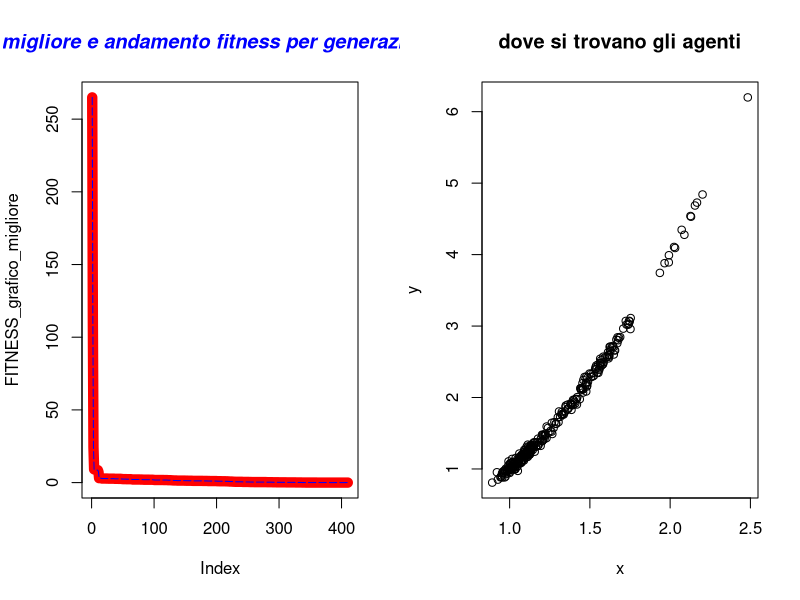

Reproduce this figure in R.
#  Author Nicola Bernabè ver 1.0 8/11/2021
# the implemented version of the GA refers to the following Journal: 
#



controllo_intervallo<-function(x,y,ub,lb){
    if(x>ub[1]){
        x<-ub[1]
    }
    if(x<lb[1]){
        x<-lb[1]
    }
    if(y>ub[2]){
        y<-ub[2]
    }
    if(y<lb[2]){
        y<-lb[2]
    }

    return (c(x,y))
}


aggiornamento_posizione<-function(Sciame,MAX_DIMENSION_Sciame,j_iterazioni_particelle,f_min,f_max,ub,lb,BEST_FITNESS,r,A,min_max,FUNZIONE_COSTO){
    #message("f_min ",f_min)
    f_i<-f_min+(f_max-f_min)*runif(1,  0,1)
    
    v_x<-Sciame[3,j_iterazioni_particelle]+(Sciame[1,j_iterazioni_particelle]-BEST_FITNESS[1])*f_i
    v_y<-Sciame[4,j_iterazioni_particelle]+(Sciame[2,j_iterazioni_particelle]-BEST_FITNESS[2])*f_i
    #message(v_x," ",Sciame[3,j_iterazioni_particelle]," ",Sciame[1,j_iterazioni_particelle]," ",BEST_FITNESS[1]," ",f_i)
    x<-Sciame[1,j_iterazioni_particelle]+v_x
    y<-Sciame[2,j_iterazioni_particelle]+v_y
    x_y<-controllo_intervallo(x,y,ub,lb)
    x<-x_y[1]
    y<-x_y[2]
    rand<-runif(1,  0,1)
    if(rand>r){
        x<-BEST_FITNESS[1]+0.1*rnorm(1, mean = 0, sd = 1)
        y<-BEST_FITNESS[2]+0.1*rnorm(1, mean = 0, sd = 1)
    }
    x_y<-controllo_intervallo(x,y,ub,lb)
    x<-x_y[1]
    y<-x_y[2]
    sol<-FUNZIONE_COSTO(x_y[1],x_y[2])
    f_new<-sol
    rand<-runif(1,  0,1)
    if(min_max==-1){#minimizzo
        if(f_new<=Sciame[5,j_iterazioni_particelle]&&(rand<A)){
        Sciame[1,j_iterazioni_particelle]<-x_y[1]
        Sciame[2,j_iterazioni_particelle]<-x_y[2]
        Sciame[3,j_iterazioni_particelle]<-v_x
        Sciame[4,j_iterazioni_particelle]<-v_y
        Sciame[5,j_iterazioni_particelle]<-f_new
        
    }
        if(f_new<f_min){
            f_min<-f_new
            
        }


    }else{#massimizzo
        if(f_new>=Sciame[5,j_iterazioni_particelle]&&(rand<A)){
            Sciame[1,j_iterazioni_particelle]<-x_y[1]
            Sciame[2,j_iterazioni_particelle]<-x_y[2]
            Sciame[3,j_iterazioni_particelle]<-v_x
            Sciame[4,j_iterazioni_particelle]<-v_y
            Sciame[5,j_iterazioni_particelle]<-f_new
            
        }
        if(f_new>f_min){
            f_min<-f_new
            
        }


    }
    
    return(list(Sciame,f_min))
}

#aggiorni migliore fitness
aggiorna_fitness<-function(BEST_FITNESS,Migliore_fitness_generazione){
            BEST_FITNESS[1]<-Migliore_fitness_generazione[1]
            BEST_FITNESS[2]<-Migliore_fitness_generazione[2]
            BEST_FITNESS[3]<-Migliore_fitness_generazione[3]#vx 
            BEST_FITNESS[4]<-Migliore_fitness_generazione[4]#vy 
            BEST_FITNESS[5]<-Migliore_fitness_generazione[5]#fitess corrente
    return(BEST_FITNESS)


}

#scorro su tutti gli individui e cerco il fitneess migliore
controllo_migliore_fitness<-function(Sciame,min_max){
    BEST_FITNESS<-c(Sciame[1,1],Sciame[2,1],Sciame[3,1],Sciame[4,1],Sciame[5,1])
    for(i in 2:dim(Sciame)[2]) {
        if(BEST_FITNESS[5]>Sciame[5,i] && min_max==-1){#ricordo che la riga 8 è fitness corrente
            BEST_FITNESS[1]<-Sciame[1,i]#x 
            BEST_FITNESS[2]<-Sciame[2,i]#y 
            BEST_FITNESS[3]<-Sciame[3,i]#vx 
            BEST_FITNESS[4]<-Sciame[4,i]#vy 
            BEST_FITNESS[5]<-Sciame[5,i]#fitess corrente

        }else if(BEST_FITNESS[5]<Sciame[5,i]  && min_max==1){
            BEST_FITNESS[1]<-Sciame[1,i]#x corrente
            BEST_FITNESS[2]<-Sciame[2,i]#y corrente
            BEST_FITNESS[3]<-Sciame[3,i]#vx 
            BEST_FITNESS[4]<-Sciame[4,i]#vy 
            BEST_FITNESS[5]<-Sciame[5,i]#fitess corrente
        }
    }
    return(c(BEST_FITNESS[1],BEST_FITNESS[2],BEST_FITNESS[3],BEST_FITNESS[4],BEST_FITNESS[5]))
}


#inizializzo la matrice
inizializzazione<-function(ub, lb,MAX_UNKNOWNS,MAX_DIMENSION_Sciame,A,FUNZIONE_COSTO){
    Sciame<-matrix(1:1,nrow <- (MAX_UNKNOWNS*3)+2, ncol <- MAX_DIMENSION_Sciame)#oltre alla x e y ci aggiungo le 2 velocità, poi anche le x e y migliori della particella anche la fitness migliore della particella e quella corrente
    numero_casuale_x<-1
    numero_casuale_y <-1
    for(i in 1:dim(Sciame)[2]) {
        numero_casuale_x <- runif(1, lb[1],ub[1] )
        numero_casuale_y <- runif(1,  lb[2],ub[2])
        Sciame[1,i] <-numero_casuale_x
        Sciame[2,i] <-numero_casuale_y
        Sciame[3,i]<-0#vx
        Sciame[4,i]<-0#vy
        Sciame[5,i] <-FUNZIONE_COSTO(Sciame[1,i],Sciame[2,i])#fitness
    }
    return (Sciame)
}
media_sciame<-function(Sciame,j){
    x_y <- c()
    
    for(i in 1:dim(Sciame)[2]) {
        x_y <- c(x_y,Sciame[j,i])

    }
    return(mean(x_y))
}

aggiorno_file_individui<-function(Sciame,MAX_DIMENSION_Sciame,generazione){
                individuo<-c()
                x<-c()
                y<-c()
                fitness<-c()
                v_x<-c()
                v_y<-c()

                for(i in 1:MAX_DIMENSION_Sciame) {
                    x<-c(x,Sciame[1,i])
                    y<-c(y,Sciame[2,i])
                    fitness<-c(fitness,Sciame[5,i])
                    
                    }
            df<-data.frame(x,y,fitness)
            #nome_file<-"generazione"+generazione+".cvs"
            nome_file = paste("BAT generazione ",generazione,".txt",sep="")
            #write.csv(df, file=nome_file,sep=";",row.names=FALSE)
            write.table(df, file= nome_file,sep=";",row.names=FALSE)
            }

mainBAT<-function(ub,lb,MAX_UNKNOWNS,MAX_DIMENSION_Sciame,Generazioni,STAZIONARIETA,min_max,stampo_generazione,precisione,f_min,f_max,r,A,FUNZIONE_COSTO){
    

    
 
    Sciame<-inizializzazione(ub, lb,MAX_UNKNOWNS,MAX_DIMENSION_Sciame,A,FUNZIONE_COSTO)#inizializzo la popolazione
    BEST_FITNESS<-controllo_migliore_fitness(Sciame,min_max)
    FITNESS_grafico_migliore<-c()
    FITNESS_grafico_migliore_generazione<-c()
    #iterazioni calcolo per trovare il minimo
    indice_stazionarieta<-0#aumenta ad ogni generazione
    n_generazioni<-0

    
    for(i in 1:Generazioni){
        n_generazioni<-i
        for(j_iterazioni_particelle in 1:MAX_DIMENSION_Sciame){#muovo tutte le particelle una volta
            Sciame_lista<-aggiornamento_posizione(Sciame,MAX_DIMENSION_Sciame,j_iterazioni_particelle,f_min,f_max,ub,lb,BEST_FITNESS,r,A,min_max,FUNZIONE_COSTO)
            Sciame<-Sciame_lista[[1]]
            f_min<-Sciame_lista[[2]]


           
        }
        Migliore_fitness_generazione<-controllo_migliore_fitness(Sciame,min_max)
        #message(x_media)
        #message(Migliore_fitness_generazione[1]," ",BEST_FITNESS[1]," x ",x_media)
        #message(Migliore_fitness_generazione[1]," ",Migliore_fitness_generazione[2]," ",Migliore_fitness_generazione[3])
        if(Migliore_fitness_generazione[5]<BEST_FITNESS[5]  && min_max==-1){#minimizzo
            BEST_FITNESS<-aggiorna_fitness(BEST_FITNESS,Migliore_fitness_generazione)
            indice_stazionarieta=0#ritorno a 0 la stazionarietà
            message("migliore soluzione-> x ",BEST_FITNESS[1]," y ",BEST_FITNESS[2]," fitness ",BEST_FITNESS[5])
        }else if(Migliore_fitness_generazione[5]>BEST_FITNESS[5]  && min_max==1){#minimizzo
            BEST_FITNESS<-aggiorna_fitness(BEST_FITNESS,Migliore_fitness_generazione)
            indice_stazionarieta=0#ritorno a 0 la stazionarietà
            message("migliore soluzione-> x ",BEST_FITNESS[1]," y ",BEST_FITNESS[2]," fitness ",BEST_FITNESS[5])
        }
        FITNESS_grafico_migliore<-c(FITNESS_grafico_migliore,BEST_FITNESS[5])
        FITNESS_grafico_migliore_generazione<-c(FITNESS_grafico_migliore_generazione,Migliore_fitness_generazione[5])

        if(indice_stazionarieta>=STAZIONARIETA){
            message("troppo stazionaria ","generazione-> ",i," stazionario->",indice_stazionarieta)
            print(BEST_FITNESS)
            aggiorno_file_individui(Sciame,MAX_DIMENSION_Sciame,i)
            break
        }else{
            indice_stazionarieta=indice_stazionarieta+1
        }
        if((i%%stampo_generazione)==0){#stampo così so che sta facendo qualcosa
            message("generazione-> ",i," stazionario->",indice_stazionarieta)
            aggiorno_file_individui(Sciame,MAX_DIMENSION_Sciame,i)
            

        }
        if(BEST_FITNESS[5]<precisione && min_max==-1){
            message("finito algoritmo BAT, sono riuscito ad avere una soluzione molto buona ed è ",BEST_FITNESS[5]," alla generazione-> ",i)
            aggiorno_file_individui(Sciame,MAX_DIMENSION_Sciame,i)
            break
        }else if(BEST_FITNESS[5]>precisione && min_max==1){
            message("finito algoritmo BAT, sono riuscito ad avere una soluzione molto buona ed è ",BEST_FITNESS[5]," alla generazione-> ",i)
            aggiorno_file_individui(Sciame,MAX_DIMENSION_Sciame,i)
            break
        }
    }
    windows()
    par(mfrow=c(1,2))
    plot(FITNESS_grafico_migliore, type="l", col="red",lwd=10)
    lines(FITNESS_grafico_migliore_generazione, type="l", col="blue",lty=5)
    title(main="migliore e andamento fitness per generazione", col.main="blue", font.main="4")
    
    x_particelle<-c()
    y_particelle<-c()
    for(x_y in 1:MAX_DIMENSION_Sciame){
        x_particelle<-c(x_particelle,Sciame[1,x_y])
        y_particelle<-c(y_particelle,Sciame[2,x_y])

    }

    plot(x_particelle, y_particelle, xlab="x",ylab="y", main="dove si trovano gli agenti") 
    BEST_FITNESS<-list(BEST_FITNESS,"BAT",n_generazioni)
    return(BEST_FITNESS)
    
 
}

#riesco a trovare la soluzione con questi intervalli 
#ub<-c(1000000000,1000000000)  # upper bound of the unknowns
#lb<-c(-1000000000,-1000000000)  #lower bound of the unknowns


#milione
#ub<-c(1000000,1000000)  # upper bound of the unknowns
#lb<-c(-1000000,-1000000)  #lower bound of the unknowns


#ub<-c(10000,10000)  # upper bound of the unknowns
#lb<-c(-10000,-10000)  #lower bound of the unknowns


ub<-c(100,100)# upper bound of the unknowns
lb<-c(-100,-100)  #lower bound of the unknowns

#ub<-c(512,512)  
#lb<-c(-512,-512)


MAX_UNKNOWNS<-2  #numero variabili
MAX_DIMENSION_Sciame<-300#dimensione popolazione
Generazioni<-10000
STAZIONARIETA<-1000
f_min<-0
f_max<-2#ub[1]
r<-0.95
A<-0.95#A_max#puo essere costante o decrescere
min_max<--1#-1 minimizzo,1 massimizzo
percentuale_generazione_stampo<-10  #ogni 10% delle generazioni fatte stampo su file tutti gli individui
stampo_generazione<-Generazioni/percentuale_generazione_stampo
#massimizzo
#precisione<-11.999999#Parabolic Function
#precisione<-79.999#rastrigin function 
#precisione<-414.23847913128#Parabolic Function

#minimizzo
precisione<-0.001#
#precisione<--0.999999#Easom function
#precisione<-0.2925789999#Schaffer function N. 4 f(0,+-1.25313)=0.292579
#precisione<--0.999999#per funzioni con minimo negativo
#precisione<--959.6406#Eggholder function   f(512,404.2319)=-959.6407   i domini x e y   ub<-c(512,512)  lb<-c(-512,-512)


FUNZIONE_COSTO<-function(x,y){
    z<-(100*(y-(x)^2)^2)+(1-x)^2#FUNZIONE_COSTO banana  f(1,1)=0
    #z<-((1-x)^2)+100*((y-x^2))^2#Rosenbrock function constrained with a cubic and a line  sol f(1,1)=0
    #z<-(1.5-x+x*y)^2+(2.25-x+x*y^2)^2+(2.625-x+x*y^3)^2#Beale function f(3,0.5)=0
    #z<-0.26*(x^2+y^2)-0.48*x*y#Matyas function f(0,0)=0
    #z<-(sin(3*pi*x))^2+(x-1)^2*(1+sin(3*pi*y))+(y-1)^2*(1+(sin(2*pi*y))^2)#Lévi function N.13  f(1,1)=0
    #z<-0.5+((sin(x^2-y^2))^2-0.5)/(1+0.001*(x^2+y^2))^2#Schaffer function N. 2  f(0,0)=0
    #z<-2*x^2-1.05*x^4+(x^6/6)+x*y+y^2#THREE-HUMP CAMEL FUNCTION xi  [-5, 5]  f(0,0)=0
    #z<-100*sqrt(abs(y-0.01*x^2))+0.01*abs(x+10)#Bukin function N.6 f(-10,1)=0
    #z<--20*exp(-0.2*sqrt((1/2)*(x*x+y*y)))-exp(1/2*((cos(2*pi*x)+cos(2*pi*y))))+20+exp(1)#ACKLEY FUNCTION xi  [-32.768, 32.768]  f(0,0)=0


    #z<-0.5+(((cos(sin(abs(x^2-y^2))))^2 - 0.5)/((1 + 0.001*(x^2+y^2))^2))#Schaffer function N. 4 f(0,+-1.25313)=0.292579

    #con minimo negativo
    #z<--cos(x)*cos(y)*exp(-((x-pi)^2+(y-pi)^2))#Easom function f(pi,pi)=-1  mettere precisione -0.999999
    
    #z<--(y+47)*sin(sqrt(abs(x/2+(y+47))))-x*sin(sqrt(abs(x-(y+47))))#Eggholder function   f(512,404.2319)=-959.6407    
    #precisione<--959.6406999
    #ub<-c(512,512)  
    #lb<-c(-512,-512)


    #massimizzare
    #z<-12-(x^2+y^2)/100 #Parabolic Function  f(0,0)=12 non so ma il massimo è 12
    #z<-80-(20+x^2+y^2-10*(cos(2*pi*x)+cos(2*pi*y)))#rastrigin function f(0,0)=80
    #z<-275-((x^4-16*x^2+5*x*0.5)+(y^4-16*y^2+5*y*0.5)+3)#Styblinski Function f(-2.8667,-2.8667)=414.23847913
    return (z)
}




soluzione<-mainBAT(ub,lb,MAX_UNKNOWNS,MAX_DIMENSION_Sciame,Generazioni,STAZIONARIETA,min_max,stampo_generazione,precisione,f_min,f_max,r,A,FUNZIONE_COSTO)
#print(soluzione)

algoritmo<-c(soluzione[[2]][1])
x<-c(soluzione[[1]][1])
y<-c(soluzione[[1]][2])
fitness<-c(soluzione[[1]][5])
generazioni_soluzione<-c(soluzione[[3]][1])
df<-data.frame(algoritmo,x,y,fitness,generazioni_soluzione)
write.table(df, file="soluzione BAT.txt",sep=";",row.names=FALSE)
